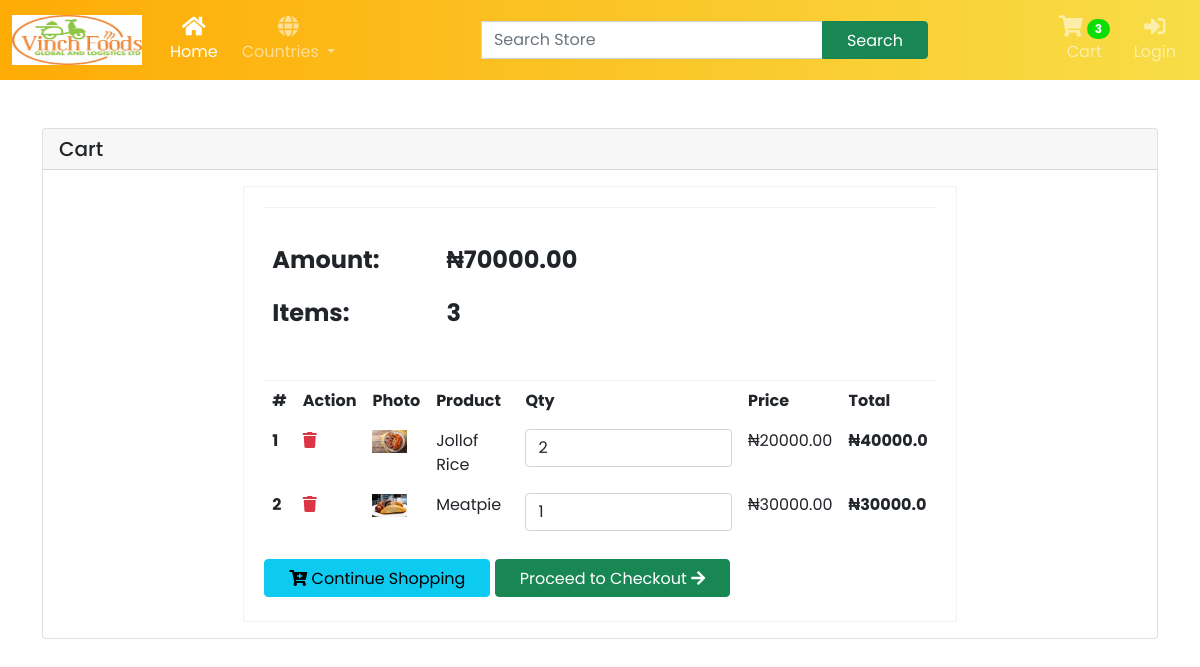
The app's page /cart/ (signed in), older data.
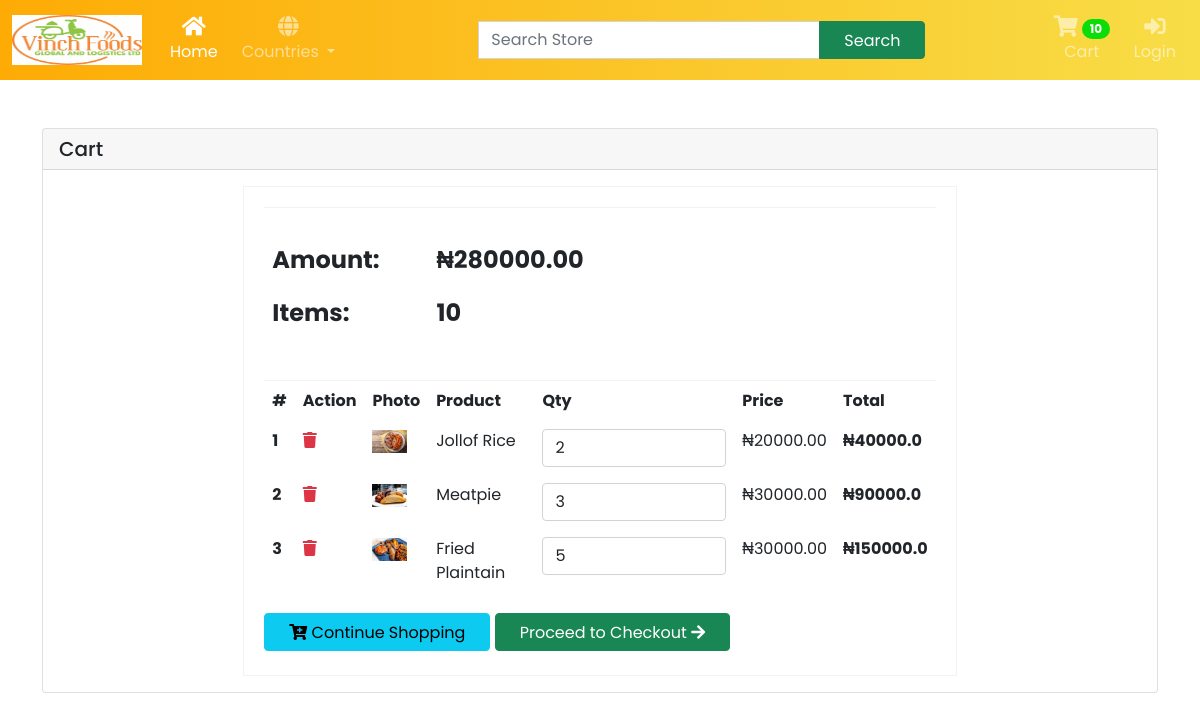
The same page, newer data.
### store/models.py (models this page shows, shortened)
class Order(models.Model):
    customer = models.ForeignKey(Customer, on_delete=models.SET_NULL, null=True, blank=True)
    date_ordered = models.DateTimeField(auto_now_add = True)
    complete = models.BooleanField(default=False, null=True, blank=False)
    transaction_id = models.CharField(max_length=200, null=True)
    @property
    def get_cart_total(self):
        orderitems = self.orderitem_set.all()
        total = sum([item.get_total for item in orderitems])
        return total
    @property
    def get_cart_items(self):
        orderitems = self.orderitem_set.all()
        total = sum([item.quantity for item in orderitems])
        return total

class OrderItem(models.Model):
    product = models.ForeignKey(Product, on_delete=models.SET_NULL, null=True)
    order = models.ForeignKey(Order, on_delete=models.SET_NULL, null=True)
    quantity = models.IntegerField(default=0, null=True, blank=True)
    date_added = models.DateTimeField(auto_now_add=True)
    @property
    def get_total(self):
        total = self.product.price * self.quantity
        return total

class Product(models.Model):
    name = models.CharField(max_length=200)
    category = models.ForeignKey(Category, related_name='product_category', on_delete=models.CASCADE, null=True)
    slug = models.SlugField(max_length=255, unique=True, null=True)
    description = models.TextField(blank=True)
    in_stock = models.BooleanField(default=True)
    price = models.FloatField()
    image = models.ImageField(null=True, blank=True)

### store/views.py (the view)
# urls.py: path('cart/', views.cart, name="cart"),
def cart(request):
    if request.user.is_authenticated:
        customer = request.user.customer
        order, created = Order.objects.get_or_create(customer=customer, complete=False)
        items = order.orderitem_set.all()
    else:
        items = []
        order = {'get_cart_total': 0, 'get_cart_items': 0}
    context = {'items': items, 'order': order}
    return render(request, 'store/cart.html', context)

### store/context_processors.py (called while the page is built)
def total_cart_items(request):
    if request.user.is_authenticated:
        customer = request.user.customer
        order = Order.objects.get(customer=customer, complete=False)
        if order:
            orderitems = OrderItem.objects.filter(order=order)
            qty = sum([item.quantity for item in orderitems])
        else:
            qty = 0
    else:
        qty = 0
    return {'qty': qty}

### templates/store/cart.html (shortened to what the changed rows need)
{% extends 'main.html' %}
{% load static %}
{% block content %}
<div id= "mobile-container" class="container">
    <div class="contentbar">
            <div class="row">
                <div class="col-md-12 col-lg-12 col-xl-12 my-5">
                    <div class="card">
                        <div class="card-body">
                            <div class="row justify-content-center">
                                <div class="col-lg-12 col-xl-8">
                                    <div class="cart-container">
                                        <div class="cart-body">
                                            <div class="row">
                                                <div class="col-md-12 order-1 order-lg-2 col-lg-7">
                                                    <div class="order-total table-responsive ">
                                                        <table class="table table-borderless text-right">
                                                            <tbody>
                                                                <tr>
                                                                    <td class="f-w-7 font-18"><h4><strong>&#8358;{{order.get_cart_total|floatformat:2}}</strong></h4></td>
                                                                </tr>
                                                                <tr>
                                                                    <td class="f-w-7 font-18"><h4><strong>{{order.get_cart_items}}</strong></h4></td>
                                                                </tr>
                                                            </tbody>
                                                        </table>
                                                    </div>
                                                </div>
                                            </div>
                                        </div>
                                        <div class="cart-head">
                                            <div class="table-responsive">
                                                <table class="table table-borderless">
                                                    <thead>
                                                        <tr>
                                                            <th scope="col">#</th>
                                                            <th scope="col">Action</th>
                                                            <th scope="col">Photo</th>
                                                            <th scope="col">Product</th>
                                                            <th scope="col">Qty</th>
                                                            <th scope="col">Price</th>
                                                            <th scope="col" class="text-right">Total</th>
                                                        </tr>
                                                    </thead>
                                                    <tbody>
                                                        {% for item in items %}
                                                        <tr>
                                                            <th scope="row">{{forloop.counter}}</th>
                                                            <td><a href="#" class="text-danger"><i class="fas fa-trash"></i></a></td>
                                                            <td><img src="{{item.product.image.url}}" class="img-fluid" width="35" alt="product"></td>
                                                            <td>{{item.product.name}}</td>
                                                            <td>
                                                                <div class="form-group mb-0">
                                                                    <input type="number" class="form-control cart-qty" name="cartQty1" id="cartQty1" value="{{item.quantity}}">
                                                                </div>
                                                            </td>
                                                            <td>&#8358;{{item.product.price|floatformat:2}}</td>
                                                            <td class="text-right"><strong>&#8358;{{item.get_total}}</strong></td>
                                                        </tr>
                                                        {% endfor %}
                                                    </tbody>
                                                </table>
                                            </div>
                                        </div>
                                    </div>
                                </div>
                            </div>
                        </div>
                    </div>
                </div>
            </div>
        </div>
        </div>
{% endblock content %}

Row changes from the older to the newer data that the page shows:
changed through a linked row, Order: get_cart_total "70000.00" → "280000.00"; get_cart_items "3" → "10"
changed OrderItem "Meatpie": cartQty1 "1" → "3"; get_total "30000.0" → "90000.0"
added OrderItem: product.image (picture), product.name "Fried Plaintain", cartQty1 "5", product.price "30000.00", get_total "150000.0"
Text that changed along with them:
{{ qty }}: "3" → "10"
